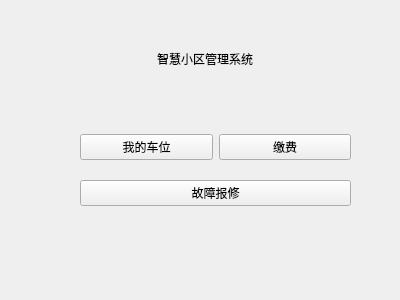
<?xml version="1.0" encoding="UTF-8"?>
<ui version="4.0">
 <class>OnnerManage</class>
 <widget class="QWidget" name="OnnerManage">
  <property name="geometry">
   <rect>
    <x>0</x>
    <y>0</y>
    <width>400</width>
    <height>300</height>
   </rect>
  </property>
  <property name="windowTitle">
   <string>业主</string>
  </property>
  <widget class="QWidget" name="layoutWidget">
   <property name="geometry">
    <rect>
     <x>50</x>
     <y>40</y>
     <width>310</width>
     <height>37</height>
    </rect>
   </property>
   <layout class="QHBoxLayout" name="horizontalLayout_2">
    <item>
     <spacer name="horizontalSpacer">
      <property name="orientation">
       <enum>Qt::Horizontal</enum>
      </property>
      <property name="sizeHint" stdset="0">
       <size>
        <width>40</width>
        <height>20</height>
       </size>
      </property>
     </spacer>
    </item>
    <item>
     <widget class="QLabel" name="titlelabel">
      <property name="styleSheet">
       <string notr="true">font: 65 20pt &quot;Levenim MT&quot;;</string>
      </property>
      <property name="text">
       <string>智慧小区管理系统</string>
      </property>
     </widget>
    </item>
    <item>
     <spacer name="horizontalSpacer_2">
      <property name="orientation">
       <enum>Qt::Horizontal</enum>
      </property>
      <property name="sizeHint" stdset="0">
       <size>
        <width>40</width>
        <height>20</height>
       </size>
      </property>
     </spacer>
    </item>
   </layout>
  </widget>
  <widget class="QWidget" name="layoutWidget">
   <property name="geometry">
    <rect>
     <x>80</x>
     <y>120</y>
     <width>271</width>
     <height>101</height>
    </rect>
   </property>
   <layout class="QVBoxLayout" name="verticalLayout">
    <item>
     <layout class="QHBoxLayout" name="horizontalLayout">
      <item>
       <widget class="QPushButton" name="pushButton">
        <property name="text">
         <string>我的车位</string>
        </property>
       </widget>
      </item>
      <item>
       <widget class="QPushButton" name="pushButton_3">
        <property name="text">
         <string>缴费</string>
        </property>
       </widget>
      </item>
     </layout>
    </item>
    <item>
     <widget class="QPushButton" name="pushButton_2">
      <property name="text">
       <string>故障报修</string>
      </property>
     </widget>
    </item>
   </layout>
  </widget>
 </widget>
 <resources/>
 <connections/>
</ui>
